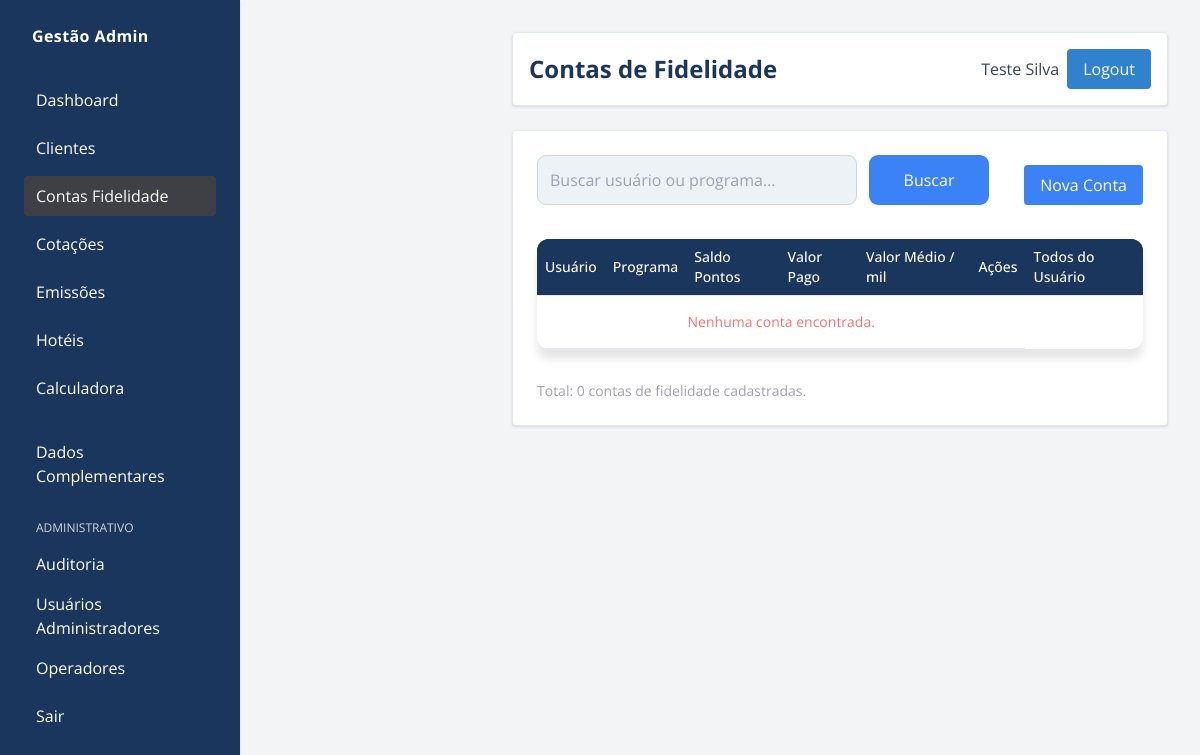
The page /adm/contas/ (signed in) on the database as committed earlier.
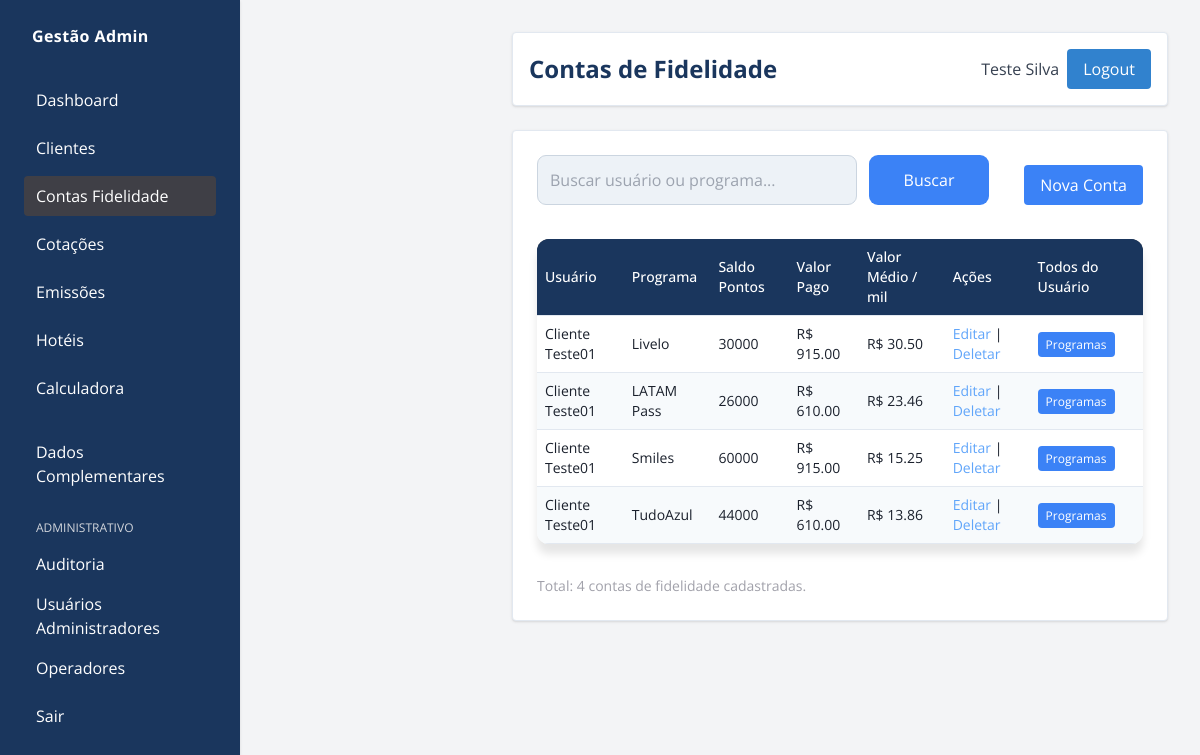
The same page on the database as committed later.
### gestao/models/conta_fidelidade.py (models this page shows, shortened)
class ContaFidelidade(models.Model):
    cliente = models.ForeignKey(Cliente, on_delete=models.CASCADE)
    programa = models.ForeignKey(ProgramaFidelidade, on_delete=models.CASCADE)
    @property
    def valor_medio_por_mil(self):
        saldo = self.saldo_pontos
        if saldo > 0:
            return float(self.valor_total_pago) / (saldo / 1000)
        return 0
    PERIODICIDADE_CLUBE = (
        ("nenhum", "Nenhum"),
        ("mensal", "Mensal"),
        ("trimestral", "Trimestral"),
        ("semestral", "Semestral"),
        ("anual", "Anual"),
    )
    clube_periodicidade = models.CharField(
        max_length=12, choices=PERIODICIDADE_CLUBE, default="nenhum"
    )
    pontos_clube_mes = models.IntegerField(default=0)
    valor_assinatura_clube = models.DecimalField(
        max_digits=10, decimal_places=2, default=0
    )
    data_inicio_clube = models.DateField(null=True, blank=True)
    validade = models.DateField(null=True, blank=True)
    @property
    def saldo_pontos(self):
        movs = self.movimentacoes.all()
        return sum(m.pontos for m in movs) if movs.exists() else 0
    @property
    def valor_total_pago(self):
        movs = self.movimentacoes.all()
        return sum(float(m.valor_pago) for m in movs) if movs.exists() else 0

### gestao/models/cliente.py (models this page shows, shortened)
class Cliente(models.Model):
    usuario = models.OneToOneField(
        User, on_delete=models.CASCADE, related_name="cliente_gestao"
    )
    empresa = models.ForeignKey(
        "gestao.Empresa",
        on_delete=models.CASCADE,
        related_name="pessoas",
        null=True,
        blank=True,
    )
    telefone = models.CharField(max_length=20, blank=True)
    data_nascimento = models.DateField(null=True, blank=True)
    cpf = models.CharField(max_length=11, unique=True)
    PERFIS = (
        ("admin", "Administrador"),
        ("operador", "Operador"),
        ("cliente", "Cliente"),
    )
    perfil = models.CharField(max_length=10, choices=PERFIS, default="cliente")
    observacoes = models.TextField(blank=True)
    ativo = models.BooleanField(default=True)
    criado_por = models.ForeignKey(
        User, on_delete=models.CASCADE, related_name="usuarios_criados",
        null=True, blank=True
    )

### gestao/models/programa_fidelidade.py (models this page shows, shortened)
class ProgramaFidelidade(models.Model):
    nome = models.CharField(max_length=100)
    descricao = models.TextField(blank=True)
    preco_medio_milheiro = models.DecimalField(
        max_digits=10, decimal_places=2, default=0
    )

### gestao/models/movimentacao.py (models this page shows, shortened)
class Movimentacao(models.Model):
    conta = models.ForeignKey(
        ContaFidelidade, on_delete=models.CASCADE, related_name="movimentacoes"
    )
    data = models.DateField()
    pontos = models.IntegerField()
    valor_pago = models.DecimalField(max_digits=10, decimal_places=2)
    descricao = models.CharField(max_length=255)

### gestao/views/contas.py (the view)
@login_required
def admin_contas(request):
    if (permission_denied := require_admin_or_operator(request)):
        return permission_denied
    busca = request.GET.get("busca", "")
    contas = ContaFidelidade.objects.select_related("cliente__usuario", "programa").filter(
        cliente__perfil="cliente", cliente__ativo=True
    )
    if busca:
        contas = contas.filter(
            Q(cliente__usuario__username__icontains=busca)
            | Q(cliente__usuario__first_name__icontains=busca)
            | Q(programa__nome__icontains=busca)
        )
    paginator = Paginator(contas, 20)
    page_number = request.GET.get("page")
    page_obj = paginator.get_page(page_number)
    return render(
        request,
        "admin_custom/contas.html",
        {
            "page_obj": page_obj,
            "busca": busca,
            "total_contas": contas.count(),
        },
    )

### gestao/views/permissions.py (called while the page is built)
def require_admin_or_operator(request):
    if request.user.is_superuser:
        return render(request, "sem_permissao.html")
    perfil = getattr(getattr(request.user, "cliente_gestao", None), "perfil", "")
    if perfil not in ["admin", "operador"]:
        return render(request, "sem_permissao.html")
    return None

### gestao/templates/admin_custom/contas.html (shortened to what this page needs)
{% extends "admin_custom/base_admin.html" %}
{% block header_title %}Contas de Fidelidade{% endblock %}
{% block menu_contas %}bg-zinc-700 text-white{% endblock %}
{% block content %}
<div class="flex justify-between items-center mb-6 flex-wrap gap-4">
    <form method="get" class="flex gap-3">
        <input type="text" name="busca" value="{{ busca }}" placeholder="Buscar usuário ou programa..."  class="bg-zinc-100 border border-zinc-300 rounded px-4 py-2 flex-1 min-w-[320px] max-w-[720px] h-[50px]"
 />
        <button type="submit" class="bg-blue-500 hover:bg-blue-600 text-white px-4 py-2 flex-1 min-w-[120px] max-w-[520px] h-[50px]">Buscar</button>
    </form>
    <a href="{% url 'admin_nova_conta' %}" class="bg-blue-500 hover:bg-blue-600 text-white px-4 py-2 rounded">Nova Conta</a>
</div>
    <table class="min-w-full text-sm">
        <thead class="bg-zinc-700 text-zinc-200">
            <tr>
                <th class="p-2 text-left font-medium">Usuário</th>
                <th class="p-2 text-left font-medium">Programa</th>
                <th class="p-2 text-left font-medium">Saldo Pontos</th>
                <th class="p-2 text-left font-medium">Valor Pago</th>
                <th class="p-2 text-left font-medium">Valor Médio / mil</th>
                <th class="p-2 text-left font-medium">Ações</th>
                <th class="p-2 text-left font-medium">Todos do Usuário</th>
            </tr>
        </thead>
        <tbody>
            {% for conta in page_obj %}
            <tr class="border-b border-zinc-700">
                <td class="p-2">
                    {{ conta.cliente.usuario.get_full_name|default:conta.cliente.usuario.username }}
                </td>
                <td class="p-2">{{ conta.programa.nome }}</td>
                <td class="p-2">{{ conta.saldo_pontos }}</td>
                <td class="p-2">R$ {{ conta.valor_total_pago|floatformat:2 }}</td>
                <td class="p-2">R$ {{ conta.valor_medio_por_mil|floatformat:2 }}</td>
                <td class="p-2">
                    <a href="{% url 'admin_editar_conta' conta.id %}" class="text-blue-400">Editar</a> |
                    <a href="{% url 'admin_deletar_conta' conta.id %}" class="text-blue-400">Deletar</a>
                <td class="p-2">
                    <a href="{% url 'admin_programas_do_cliente' conta.cliente.id %}" class="bg-blue-500 hover:bg-blue-600 text-white px-2 py-1 rounded mr-2 text-xs">Programas</a>
                </td>
            </tr>
            {% empty %}
            <tr><td colspan="6" class="text-center text-red-400 py-4">Nenhuma conta encontrada.</td></tr>
            {% endfor %}
        </tbody>
    </table>
<div class="text-zinc-400 mt-4 text-sm">Total: {{ total_contas }} contas de fidelidade cadastradas.</div>
{% endblock %}

### gestao/templates/admin_custom/base_admin.html (shortened to what this page needs)
{% load static %}
<!DOCTYPE html>
<html lang="pt-br">
<head>
    <script src="https://cdn.tailwindcss.com"></script>
    <link rel="stylesheet" href="{% static 'gestao/admin_custom.css' %}">
    <link rel="stylesheet" href="{% static 'gestao/css/painel.css' %}">
</head>
<body class="bg-gray-100 text-black flex" style="font-family: 'Open Sans', sans-serif;">
        <aside class="bg-[#1a365d] w-60 min-h-screen p-6 fixed shadow text-white transition-all duration-300 relative">
        <div class="font-bold tracking-wide mb-8 pl-2 sidebar-label">
            Gestão Admin
        </div>
        <nav class="flex flex-col space-y-2">
             {% if request.user.is_superuser %}
                <a class="block px-3 py-2 rounded hover:bg-[#2c5282] {% block menu_empresas %}{% endblock %}" href="{% url 'admin_empresas' %}">Empresas</a>
            {% else %}
                <a class="flex items-center px-3 py-2 rounded hover:bg-[#2c5282] {% block menu_dashboard %}{% endblock %}" href="{% url 'admin_dashboard' %}"><span class="sidebar-label">Dashboard</span></a>
                <a class="flex items-center px-3 py-2 rounded hover:bg-[#2c5282] {% block menu_clientes %}{% endblock %}" href="{% url 'admin_clientes' %}"><span class="sidebar-label">Clientes</span></a>
                <a class="flex items-center px-3 py-2 rounded hover:bg-[#2c5282] {% block menu_contas %}{% endblock %}" href="{% url 'admin_contas' %}"><span class="sidebar-label">Contas Fidelidade</span></a>
                <a class="flex items-center px-3 py-2 rounded hover:bg-[#2c5282] {% block menu_cotacoes_voo %}{% endblock %}" href="{% url 'admin_cotacoes_voo' %}"><span class="sidebar-label">Cotações</span></a>
                <a class="flex items-center px-3 py-2 rounded hover:bg-[#2c5282] {% block menu_emissoes %}{% endblock %}" href="{% url 'admin_emissoes' %}"><span class="sidebar-label">Emissões</span></a>
                <a class="flex items-center px-3 py-2 rounded hover:bg-[#2c5282] {% block menu_hoteis %}{% endblock %}" href="{% url 'admin_hoteis' %}"><span class="sidebar-label">Hotéis</span></a>
                <a class="flex items-center px-3 py-2 rounded hover:bg-[#2c5282] {% block menu_calculadora %}{% endblock %}" href="{% url 'admin_calculadora_cotacao' %}"><span class="sidebar-label">Calculadora</span></a>
                <details class="pt-4 group" {% block dados_complementares_open %}{% endblock %}>
                    <summary class="px-3 py-2 rounded cursor-pointer hover:bg-[#2c5282] focus:outline-none flex items-center"><span class="sidebar-label">Dados Complementares</span></summary>
                </details>
            {% endif %}
            <div class="pt-4">
                <p class="px-3 text-gray-300 uppercase text-xs mb-2 sidebar-label">Administrativo</p>
                {% if not request.user.is_superuser %}
                <a class="flex items-center px-3 py-2 rounded hover:bg-[#2c5282] {% block menu_auditoria %}{% endblock %}" href="{% url 'admin_auditoria' %}"><span class="sidebar-label">Auditoria</span></a>
                {% endif %}
                {% with perfil=request.user.cliente_gestao.perfil %}
                    {% if perfil == "admin" or request.user.is_superuser %}
                        <a class="flex items-center px-3 py-2 rounded hover:bg-[#2c5282]" href="{% url 'user_list' %}"><span class="sidebar-label">Usuários Administradores</span></a>
                        <a class="flex items-center px-3 py-2 rounded hover:bg-[#2c5282] {% block menu_operadores %}{% endblock %}" href="{% url 'operator_list' %}"><span class="sidebar-label">Operadores</span></a>
                    {% endif %}
                {% endwith %}
            </div>
             <a class="flex items-center px-3 py-2 rounded hover:bg-[#2c5282]" href="{% url 'logout' %}"><span class="sidebar-label">Sair</span></a>
        </nav>
    </aside>
     <main class="flex-1 ml-60 p-8 transition-all duration-300">
        <header class="bg-white rounded p-4 mb-6 flex justify-between items-center shadow">
                        <div class="flex items-center gap-2">
                <h1 class="text-2xl font-bold">{% block header_title %}Painel Administrativo{% endblock %}</h1>
            </div>
            <div class="flex items-center space-x-2">
                <span class="text-gray-700">{{ request.user.get_full_name|default:request.user.username }}</span>
                <a href="{% url 'logout' %}" class="bg-[#3182ce] hover:bg-[#2c5282] text-white px-4 py-2 rounded">Logout</a>
            </div>
        </header>
        <section class="bg-white rounded shadow p-6">
            {% block content %}{% endblock %}
        </section>
    </main>
</body>
</html>

### gestao/static/admin_custom.css (style rules this page uses)
body { background-color: #f7fafc; color: #000000; font-family: 'Open Sans', sans-serif; }
main > header, main > section { background-color: #ffffff !important; border: 1px solid #e2e8f0 !important; }
table { width: 100%; border-collapse: collapse; background-color: #ffffff; }
th, td { padding: 10px; border-bottom: 1px solid #e2e8f0; }
th { background-color: #f7fafc; color: #000000; }
tr:nth-child(even) { background-color: #f7fafc; }
a { color: #3182ce; text-decoration: none; }
input, select, textarea { background-color: #ffffff; color: #000000; border: 1px solid #e2e8f0; border-radius: 0.375rem; padding: 0.5rem 0.75rem; }
button { background-color: #3182ce; color: #ffffff; border: none; padding: 0.5rem 1rem; border-radius: 0.375rem; font-weight: 500; cursor: pointer; }
aside { transition: transform 0.3s; }
main { transition: margin-left 0.3s; }
.sidebar-label { transition: opacity 0.3s; }

### gestao/static/gestao/css/painel.css (style rules this page uses)
body { background: #f7fafc; color: #1a202c; font-family: 'Open Sans', sans-serif; }
h1, h2, .valor, .section-title { color: #1a365d; }
table { width: 100%; border-collapse: collapse; background: #ffffff; border-radius: 12px; overflow: hidden; margin-bottom: 32px; box-shadow: 0 10px 8px rgba(0, 0, 0, 0.1); }
th, td { padding: 10px; text-align: left; }
th { background: #1a365d; color: #ffffff; }
tr { border-bottom: 1px solid #e2e8f0; }
tr:last-child { border-bottom: none; }
td { color: #1a202c; }
input[type="text"], input[type="password"], select { width: 100%; padding: 12px; border: 1px solid #cbd5e0; border-radius: 9px; margin-bottom: 10px; background: #edf2f7; color: #1a202c; font-size: 1rem; }
input[type="submit"], button { width: 100%; background: #3182ce; color: #fff; border: none; border-radius: 9px; padding: 12px 0; font-size: 1.05rem; margin-top: 18px; cursor: pointer; font-weight: 600; transition: background .25s; }

Rows that differ between the two databases and show on the page:
added ContaFidelidade: cliente.usuario.get_full_name "Cliente Teste01", programa.nome "Livelo", saldo_pontos "30000", valor_total_pago "915.00", valor_medio_por_mil "30.50"
added ContaFidelidade: cliente.usuario.get_full_name "Cliente Teste01", programa.nome "LATAM Pass", saldo_pontos "26000", valor_total_pago "610.00", valor_medio_por_mil "23.46"
added ContaFidelidade: cliente.usuario.get_full_name "Cliente Teste01", programa.nome "Smiles", saldo_pontos "60000", valor_total_pago "915.00", valor_medio_por_mil "15.25"
added ContaFidelidade: cliente.usuario.get_full_name "Cliente Teste01", programa.nome "TudoAzul", saldo_pontos "44000", valor_total_pago "610.00", valor_medio_por_mil "13.86"
Other text that changed with them:
{{ total_contas }}: "0" → "4"
text no longer shown: "Nenhuma conta encontrada."
